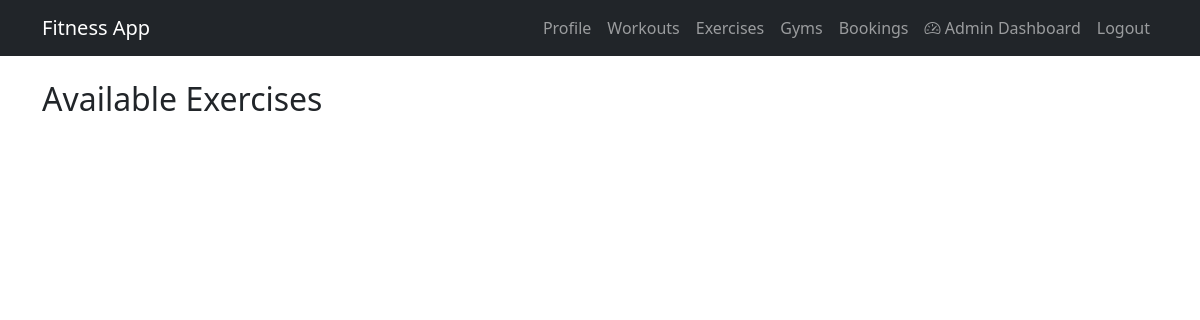
/exercises (signed in), run on an earlier commit of the app's database.
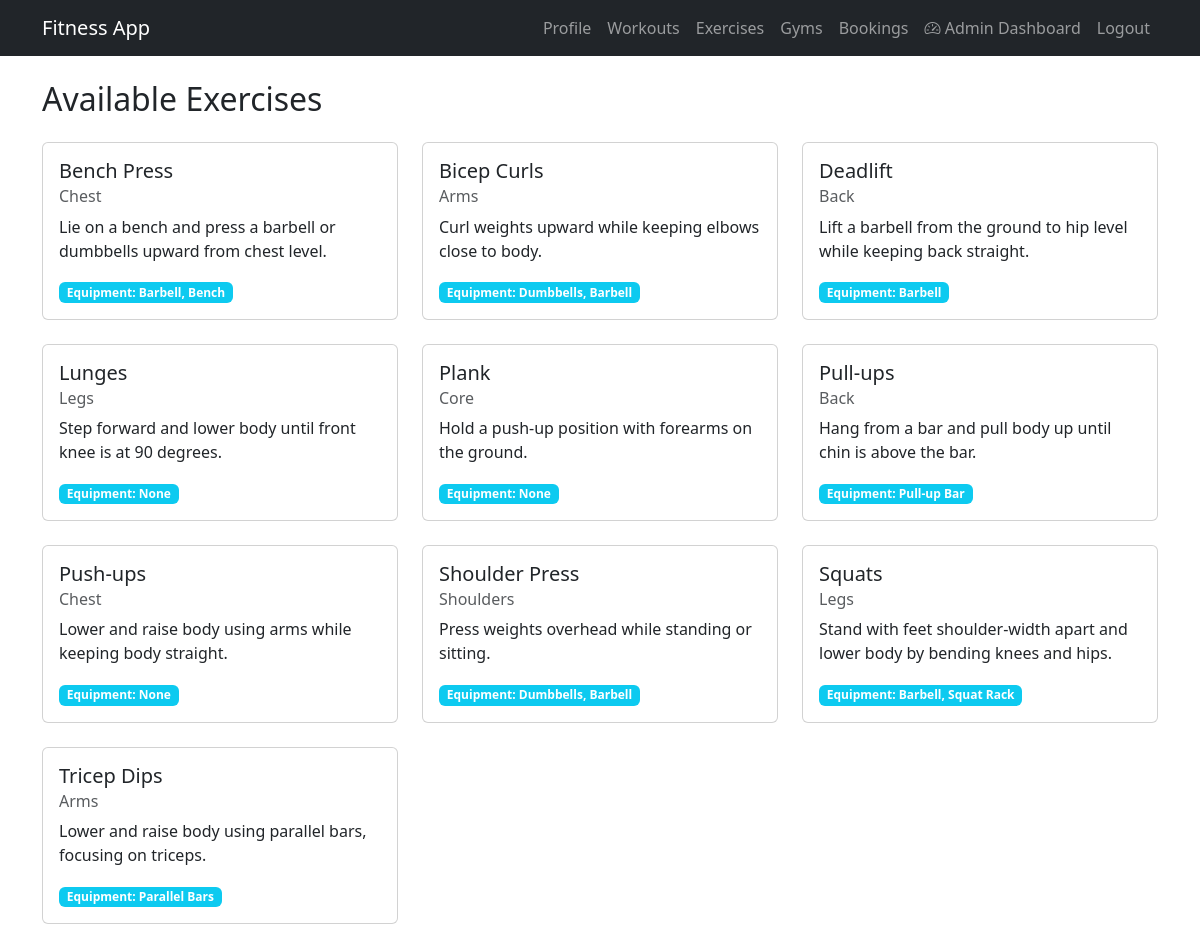
And on a later commit of the database.
### app/models.py (models this page shows, shortened)
class Exercise(db.Model):
    id = db.Column(db.Integer, primary_key=True)
    name = db.Column(db.String(150), nullable=False)
    description = db.Column(db.Text)
    muscle_group = db.Column(db.String(100))
    equipment = db.Column(db.String(100))
    is_active = db.Column(db.Boolean, default=True)
    created_at = db.Column(db.DateTime, default=datetime.utcnow)
    workout_exercises = db.relationship('WorkoutExercise', backref='exercise', lazy=True)
    PRESET_EXERCISES = [
        {
            'name': 'Bench Press',
            'description': 'Lie on a bench and press a barbell or dumbbells upward from chest level.',
            'muscle_group': 'Chest',
            'equipment': 'Barbell, Bench'
        },
        {
            'name': 'Squats',
            'description': 'Stand with feet shoulder-width apart and lower body by bending knees and hips.',
            'muscle_group': 'Legs',
            'equipment': 'Barbell, Squat Rack'
        },
        {
            'name': 'Deadlift',
            'description': 'Lift a barbell from the ground to hip level while keeping back straight.',
            'muscle_group': 'Back',
            'equipment': 'Barbell'
        },
        {
            'name': 'Pull-ups',
            'description': 'Hang from a bar and pull body up until chin is above the bar.',
            'muscle_group': 'Back',
            'equipment': 'Pull-up Bar'
        },
        {
            'name': 'Push-ups',
            'description': 'Lower and raise body using arms while keeping body straight.',
            'muscle_group': 'Chest',
            'equipment': 'None'
        },
        {
            'name': 'Shoulder Press',
            'description': 'Press weights overhead while standing or sitting.',
            'muscle_group': 'Shoulders',
            'equipment': 'Dumbbells, Barbell'
        },
        {
            'name': 'Bicep Curls',
            'description': 'Curl weights upward while keeping elbows close to body.',
            'muscle_group': 'Arms',
            'equipment': 'Dumbbells, Barbell'
        },
        {
            'name': 'Tricep Dips',
            'description': 'Lower and raise body using parallel bars, focusing on triceps.',
            'muscle_group': 'Arms',
            'equipment': 'Parallel Bars'
        },
        {
            'name': 'Plank',
            'description': 'Hold a push-up position with forearms on the ground.',
            'muscle_group': 'Core',
            'equipment': 'None'
        },
        {
            'name': 'Lunges',
            'description': 'Step forward and lower body until front knee is at 90 degrees.',
            'muscle_group': 'Legs',
            'equipment': 'None'
        }
    ]

### app/routes.py (the view)
@main.route('/exercises')
@login_required
def exercises():
    exercises = Exercise.query.filter_by(is_active=True).order_by(Exercise.name).all()
    return render_template('exercises.html', exercises=exercises)

### app/models.py (called while the page is built)
@login_manager.user_loader
def load_user(user_id):
    return User.query.get(int(user_id))

### app/templates/exercises.html
{% extends "base.html" %}
{% block content %}
<div class="container mt-4">
    <h2 class="mb-4">Available Exercises</h2>
    <div class="row">
        {% for exercise in exercises %}
        <div class="col-md-6 col-lg-4 mb-4">
            <div class="card h-100">
                <div class="card-body">
                    <h5 class="card-title">{{ exercise.name }}</h5>
                    <h6 class="card-subtitle mb-2 text-muted">{{ exercise.muscle_group }}</h6>
                    <p class="card-text">{{ exercise.description }}</p>
                    <div class="mt-3">
                        <span class="badge bg-info">Equipment: {{ exercise.equipment }}</span>
                    </div>
                </div>
            </div>
        </div>
        {% endfor %}
    </div>
</div>
{% endblock %}

### app/templates/base.html (shortened to what this page needs)
<!DOCTYPE html>
<html lang="en">
<head>
    <link href="https://cdn.jsdelivr.net/npm/bootstrap@5.3.0/dist/css/bootstrap.min.css" rel="stylesheet">
    <link rel="stylesheet" href="https://cdn.jsdelivr.net/npm/bootstrap-icons@1.7.2/font/bootstrap-icons.css">
</head>
<body>
    <nav class="navbar navbar-expand-lg navbar-dark bg-dark">
        <div class="container">
            <a class="navbar-brand" href="{{ url_for('main.home') }}">Fitness App</a>
            <div class="collapse navbar-collapse" id="navbarNav">
                <ul class="navbar-nav ms-auto">
                    {% if current_user.is_authenticated %}
                        <li class="nav-item">
                            <a class="nav-link" href="{{ url_for('main.profile') }}">Profile</a>
                        </li>
                        <li class="nav-item">
                            <a class="nav-link" href="{{ url_for('main.workouts') }}">Workouts</a>
                        </li>
                        <li class="nav-item">
                            <a class="nav-link" href="{{ url_for('main.exercises') }}">Exercises</a>
                        </li>
                        <li class="nav-item">
                            <a class="nav-link" href="{{ url_for('main.gyms') }}">Gyms</a>
                        </li>
                        <li class="nav-item">
                            <a class="nav-link" href="{{ url_for('main.booking') }}">Bookings</a>
                        </li>
                        {% if current_user.is_admin %}
                        <li class="nav-item">
                            <a class="nav-link" href="{{ url_for('admin.dashboard') }}">
                                <i class="bi bi-speedometer2"></i> Admin Dashboard
                            </a>
                        </li>
                        {% endif %}
                        <li class="nav-item">
                            <a class="nav-link" href="{{ url_for('main.logout') }}">Logout</a>
                        </li>
                    {% endif %}
                </ul>
            </div>
        </div>
    </nav>
    {% block content %}{% endblock %}
</body>
</html>

What changed in the data, as far as the page shows it:
added Exercise: name "Bench Press", muscle_group "Chest", description "Lie on a bench and press a barbell or dumbbells upward from chest level.", equipment "Barbell, Bench"
added Exercise: name "Bicep Curls", muscle_group "Arms", description "Curl weights upward while keeping elbows close to body.", equipment "Dumbbells, Barbell"
added Exercise: name "Deadlift", muscle_group "Back", description "Lift a barbell from the ground to hip level while keeping back straight.", equipment "Barbell"
added Exercise: name "Lunges", muscle_group "Legs", description "Step forward and lower body until front knee is at 90 degrees.", equipment "None"
added Exercise: name "Plank", muscle_group "Core", description "Hold a push-up position with forearms on the ground.", equipment "None"
added Exercise: name "Pull-ups", muscle_group "Back", description "Hang from a bar and pull body up until chin is above the bar.", equipment "Pull-up Bar"
added Exercise: name "Push-ups", muscle_group "Chest", description "Lower and raise body using arms while keeping body straight.", equipment "None"
added Exercise: name "Shoulder Press", muscle_group "Shoulders", description "Press weights overhead while standing or sitting.", equipment "Dumbbells, Barbell"
added Exercise: name "Squats", muscle_group "Legs", description "Stand with feet shoulder-width apart and lower body by bending knees and hips.", equipment "Barbell, Squat Rack"
added Exercise: name "Tricep Dips", muscle_group "Arms", description "Lower and raise body using parallel bars, focusing on triceps.", equipment "Parallel Bars"
